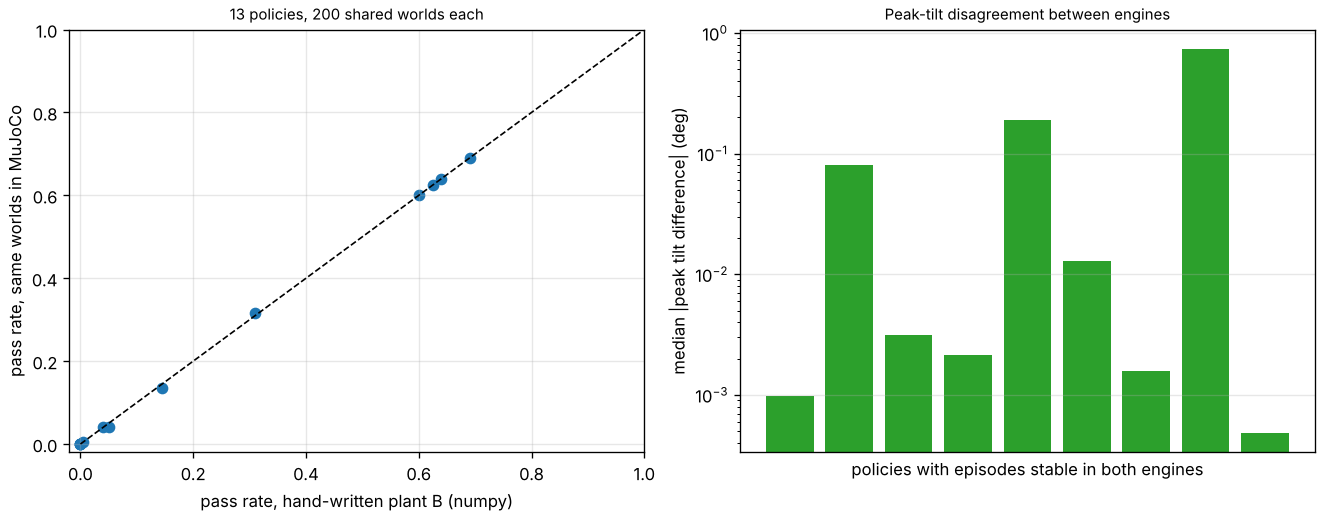

This chart was generated by the following Python code:
"""results.json -> figure.png: pass rate of each buildbot-skills policy on plant B in numpy and in MuJoCo, and per-policy tilt agreement."""
import json
from pathlib import Path

import matplotlib
matplotlib.use("Agg")
import matplotlib.pyplot as plt  # noqa: E402
import numpy as np  # noqa: E402

HERE = Path(__file__).resolve().parent


def main():
    res = json.loads((HERE / "results.json").read_text())["policies"]
    fig, (a, b) = plt.subplots(1, 2, figsize=(11, 4.3), constrained_layout=True)
    x = np.array([r["pass_numpy"] for r in res])
    y = np.array([r["pass_mujoco"] for r in res])
    a.plot([0, 1], [0, 1], "k--", lw=1)
    a.scatter(x, y, c="tab:blue", s=36)
    a.set_xlabel("pass rate, hand-written plant B (numpy)")
    a.set_ylabel("pass rate, same worlds in MuJoCo")
    a.set_title("13 policies, %d shared worlds each" % json.loads((HERE / "results.json").read_text())["n"], fontsize=9)
    a.grid(alpha=0.3)
    a.set_xlim(-0.02, 1)
    a.set_ylim(-0.02, 1)
    d = [r["median_abs_tilt_diff_deg"] for r in res if r["median_abs_tilt_diff_deg"] is not None]
    b.bar(range(len(d)), d, color="tab:green")
    b.set_yscale("log")
    b.set_xticks([])
    b.set_xlabel("policies with episodes stable in both engines")
    b.set_ylabel("median |peak tilt difference| (deg)")
    b.set_title("Peak-tilt disagreement between engines", fontsize=9)
    b.grid(alpha=0.3, axis="y")
    fig.savefig(HERE / "figure.png", dpi=120)


if __name__ == "__main__":
    main()
